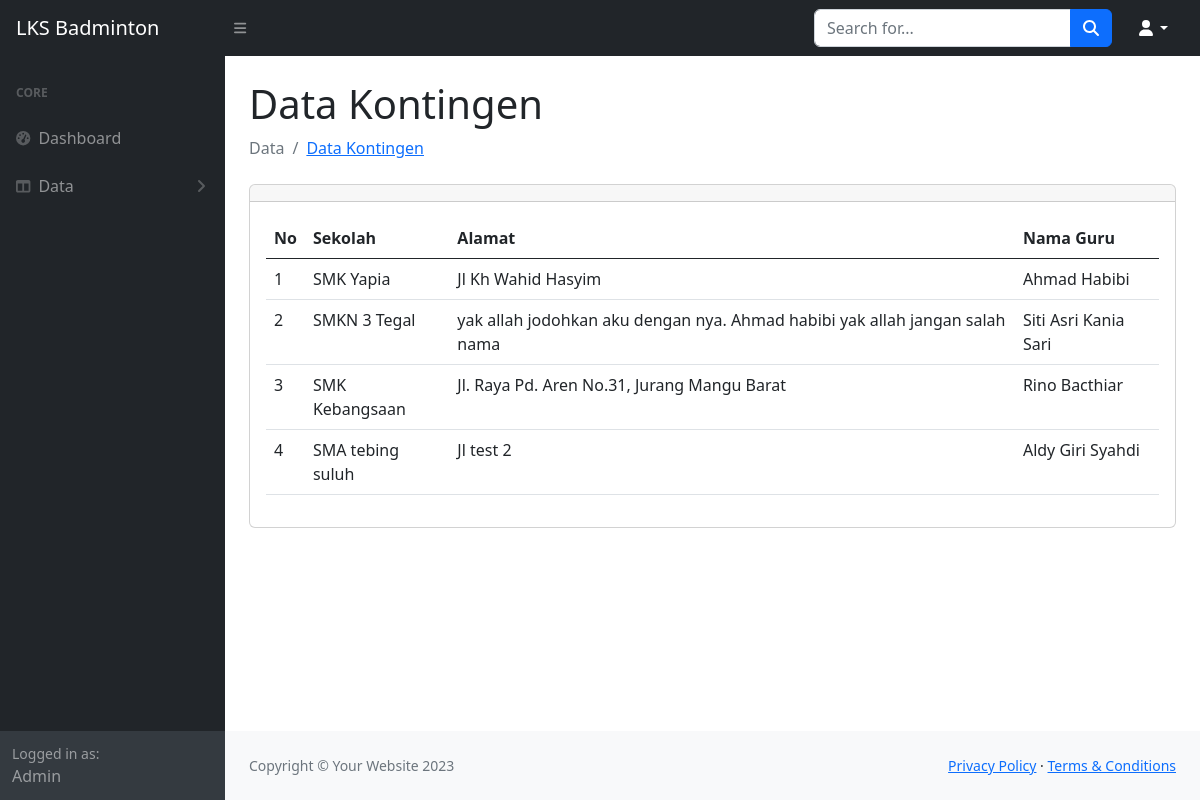
Page /admin/kontingen.php on the committed database.
### tables this page shows
CREATE TABLE `kontingen` (
  `idkontingen` int(11) NOT NULL,
  `fullname` varchar(150) NOT NULL,
  `sekolah` varchar(100) NOT NULL,
  `alamat` varchar(100) NOT NULL,
  `hp` varchar(20) NOT NULL
);

### admin/kontingen.php (the view, shortened to what this page needs)
<?php
require '../database/db.php';
?>
<!DOCTYPE html>
<html lang="en">
<head>
    <link href="https://cdn.jsdelivr.net/npm/bootstrap@5.0.2/dist/css/bootstrap.min.css" rel="stylesheet">
    <link rel="stylesheet" href="https://cdnjs.cloudflare.com/ajax/libs/bootstrap-icons/1.7.2/bootstrap-icons.min.css">
    <link href="https://cdn.jsdelivr.net/npm/simple-datatables@7.1.2/dist/style.min.css" rel="stylesheet" />
    <link href="../assets/css/styles.css" rel="stylesheet" />
    <link rel="stylesheet" href="../assets/css/custom-css.css">
</head>
<body class="sb-nav-fixed">
    <nav class="sb-topnav navbar navbar-expand navbar-dark bg-dark">
        <a class="navbar-brand ps-3" href="home.php">LKS Badminton</a>
        <button class="btn btn-link btn-sm order-1 order-lg-0 me-4 me-lg-0" id="sidebarToggle" href="#!"><i class="fas fa-bars"></i></button>
        <form class="d-none d-md-inline-block form-inline ms-auto me-0 me-md-3 my-2 my-md-0">
            <div class="input-group">
                <input class="form-control" type="text" placeholder="Search for..." aria-label="Search for..." aria-describedby="btnNavbarSearch" />
                <button class="btn btn-primary" id="btnNavbarSearch" type="button"><i class="fas fa-search"></i></button>
            </div>
        </form>
        <ul class="navbar-nav ms-auto ms-md-0 me-3 me-lg-4">
            <li class="nav-item dropdown">
                <a class="nav-link dropdown-toggle" id="navbarDropdown" href="#" role="button" data-bs-toggle="dropdown" aria-expanded="false"><i class="fas fa-user fa-fw"></i></a>
            </li>
        </ul>
    </nav>
    <div id="layoutSidenav">
        <div id="layoutSidenav_nav">
            <nav class="sb-sidenav accordion sb-sidenav-dark" id="sidenavAccordion">
                <div class="sb-sidenav-menu">
                    <div class="nav">
                        <div class="sb-sidenav-menu-heading">Core</div>
                        <a class="nav-link" href="home.php">
                            <div class="sb-nav-link-icon"><i class="fas fa-tachometer-alt"></i></div>
                            Dashboard
                        </a>
                        <a class="nav-link collapsed" href="#" data-bs-toggle="collapse" data-bs-target="#collapseLayouts" aria-expanded="false" aria-controls="collapseLayouts">
                            <div class="sb-nav-link-icon"><i class="fas fa-columns"></i></div>
                            Data
                            <div class="sb-sidenav-collapse-arrow"><i class="fas fa-angle-down"></i></div>
                        </a>
                    </div>
                </div>
                <div class="sb-sidenav-footer">
                    <div class="small">Logged in as:</div>
                    Admin
                </div>
            </nav>
        </div>
        <div id="layoutSidenav_content">
            <main>
                <div class="container-fluid px-4">
                    <h1 class="mt-4">Data Kontingen</h1>
                    <ol class="breadcrumb mb-4">
                        <li class="breadcrumb-item active">Data</li>
                        <li class="breadcrumb-item"><a href="kontingen.php">Data Kontingen</a></li>
                    </ol>
                    <div class="card mb-4">
                        <div class="card-header">
                        </div>
                        <div class="card-body">
                            <table class="table table-white table-hover" id="datatablesSimple">
                                <thead>
                                    <tr>
                                        <th>No</th>
                                        <th>Sekolah</th>
                                        <th>Alamat</th>
                                        <th>Nama Guru</th>
                                    </tr>
                                </thead>
                                <tbody>
                                    <?php
                                    $result = mysqli_query($conn, "SELECT * FROM kontingen");
                                    $i = 1;
                                    while ($row = mysqli_fetch_assoc($result)) {
                                        echo '<tr>';
                                        echo '<td>' . $i++  . '</td>';
                                        echo '<td>' . $row['sekolah'] . '</td>';
                                        echo '<td>' . $row['alamat'] . '</td>';
                                        echo '<td>' . $row['fullname'] . '</td>';
                                        echo '</tr>';
                                    }
                                    ?>
                                </tbody>
                            </table>
                        </div>
                    </div>
                </div>
            </main>
            <footer class="py-4 bg-light mt-auto">
                <div class="container-fluid px-4">
                    <div class="d-flex align-items-center justify-content-between small">
                        <div class="text-muted">Copyright &copy; Your Website 2023</div>
                        <div>
                            <a href="#">Privacy Policy</a>
                            &middot;
                            <a href="#">Terms &amp; Conditions</a>
                        </div>
                    </div>
                </div>
            </footer>
        </div>
    </div>
</body>
</html>

### assets/css/custom-css.css (style rules this page uses)
.navbar-dark .navbar-nav .nav-link { color: #fff; }

### rows in the picture
kontingen: sekolah "SMK Yapia", alamat "Jl Kh Wahid Hasyim", fullname "Ahmad Habibi"
kontingen: sekolah "SMKN 3 Tegal", alamat "yak allah jodohkan aku dengan nya. Ahmad habibi yak allah jangan salah nama", fullname "Siti Asri Kania Sari"
kontingen: sekolah "SMK Kebangsaan", alamat "Jl. Raya Pd. Aren No.31, Jurang Mangu Barat", fullname "Rino Bacthiar"
kontingen: sekolah "SMA tebing suluh", alamat "Jl test 2", fullname "Aldy Giri Syahdi"
